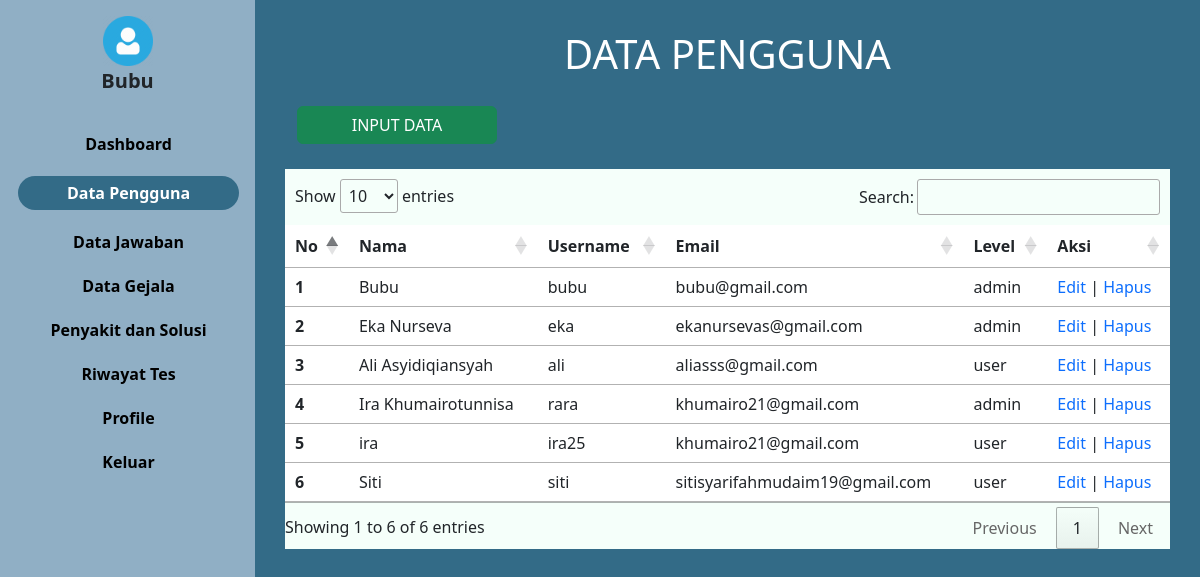
The page /pengguna.php (signed in) on the database as committed earlier.
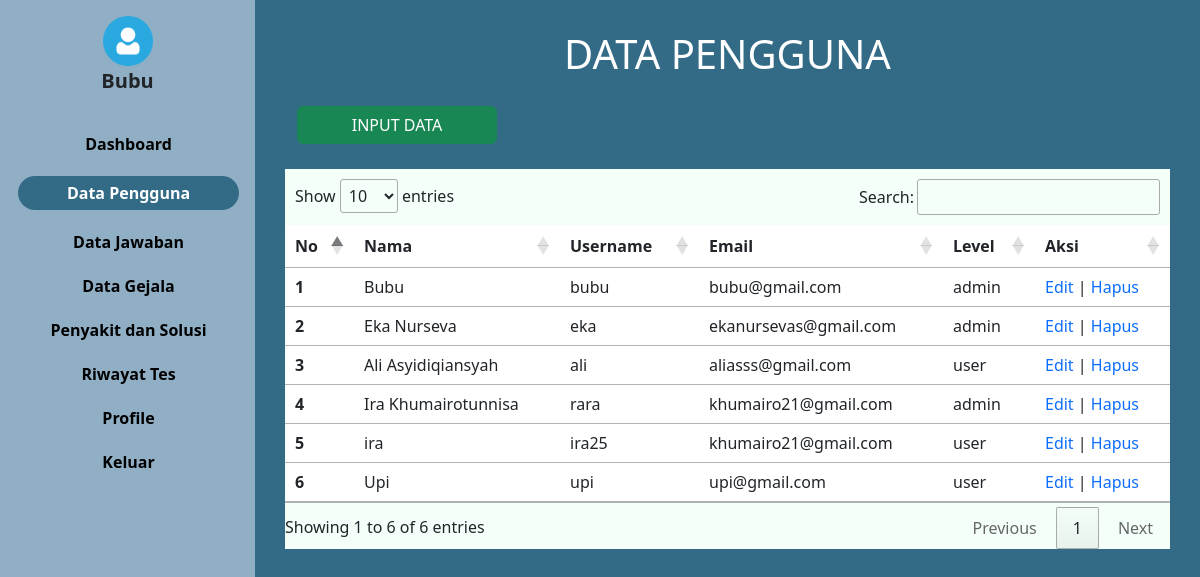
The same page on the database as committed later.
### tables this page shows
CREATE TABLE `user` (
  `iduser` int(15) NOT NULL,
  `username` varchar(30) NOT NULL,
  `password` varchar(100) NOT NULL,
  `nama` varchar(45) NOT NULL,
  `jk` char(2) NOT NULL,
  `tanggal_lahir` date NOT NULL,
  `email` varchar(30) NOT NULL,
  `level` varchar(10) NOT NULL,
  `foto` varchar(30) NOT NULL
);

### konek.php (called while the page is built, shortened)
<?php
$koneksi = mysqli_connect("localhost", "root", "", "mata");
function query($query)
{
    global $koneksi;
    $result = mysqli_query($koneksi, $query);
    $rows = [];
    while ($row = mysqli_fetch_assoc($result)) {
        $rows[] = $row;
    }
    return $rows;
}
function dekripsi($teks)
{
    $text = $teks;
    $kunci = 'mataRara';
    $key = hash('sha256', $kunci);
    $pkey = "123";
    $method = "aes-192-cfb1";
    $iv = substr(hash('sha256', $pkey), 0, 16);
    $dekripsi = base64_decode($text);
    $dekripsi = openssl_decrypt($dekripsi, $method, $key, 0, $iv);
    return $dekripsi;
}
?>

### pengguna.php (the view, shortened to what this page needs)
<?php
include("konek.php");
$id = dekripsi($_COOKIE['mataRara']);
$user = query("SELECT * FROM user WHERE iduser = $id")[0];
$data = query("SELECT * FROM user");
?>
<html lang="en">
<head>
  <link href="https://cdn.jsdelivr.net/npm/bootstrap@5.3.0/dist/css/bootstrap.min.css" rel="stylesheet"
>
  <link rel="stylesheet" href="https://cdn.datatables.net/1.13.4/css/jquery.dataTables.min.css">
  <link rel="stylesheet" href="style.css">
</head>
<body>
  <div class="main-container d-flex">
    <div class="sidebar px-3 pt-3">
      <div class="header pb-3">
        <img class="text-center" src="img/<?php echo $user['foto']; ?>"
          style="width: 50px; margin-right: auto; margin-left: auto; display: block;" alt="">
        <h5 class="offcanvas-title fw-bold text-center" style="margin-left: auto; font-size: 20px"
          id="offcanvasDarkLabel"><?php echo $user['nama']; ?></h5>
      </div>
      <ul>
        <li class=""> <a href="admin.php">Dashboard</a></li>
        <li class="active"><a href="pengguna.php">Data Pengguna</a></li>
        <li class=""> <a href="pertanyaan.php">Data Jawaban</a></li>
        <li class=""><a href="gejala.php">Data Gejala</a></li>
        <li class=""><a href="penyakit.php">Penyakit dan Solusi</a></li>
        <li class=""> <a href="riwayat.php">Riwayat Tes</a></li>
        <li class=""> <a href="profil.php">Profile</a></li>
        <li class=""> <a href="keluar.php">Keluar</a></li>
      </ul>
    </div>
    <div class="content" style="width: 100%;">
      <div class="container ">
        <h1 style="text-align:center; margin-top: 30px; color: white; padding: 0px 35px">DATA PENGGUNA</h1>
        <div class="row">
          <div class="col-6">
            <div class="input" style="margin-top: 20px">
              <a href="inputpengguna.php">
                <button class="btn btn-success" type="submit">INPUT DATA</button>
              </a>
            </div>
          </div>
        </div>
        <div class="row align-items-start text-center" style="margin-top: 15px">
          <table class="table" id="example">
            <thead>
              <tr>
                <th scope="col">No</th>
                <th scope="col">Nama</th>
                <th scope="col">Username</th>
                <th scope="col">Email</th>
                <th scope="col">Level</th>
                <th scope="col">Aksi</th>
              </tr>
            </thead>
            <tbody>
              <?php $i = 1;
              foreach ($data as $a):
                ?>
                <tr>
                  <th>
                    <?php echo $i; ?>
                  </th>
                  <td>
                    <?= $a['nama']; ?>
                  </td>
                  <td>
                    <?= $a['username']; ?>
                  </td>
                  <td>
                    <?= $a['email']; ?>
                  </td>
                  <td>
                    <?= $a['level']; ?>
                  </td>
                  <td>
                    <a style="text-decoration: none;" href="editpengguna.php?id= <?= $a['iduser']; ?>">Edit </a>
                    |
                    <a style="text-decoration: none;" href="delete_pengguna.php?id=<?= $a['iduser']; ?>"
                      onclick="return confirm('Apakah anda yakin ingin menghapus data?')">Hapus</a>
                  </td>
                </tr>
                <?php
                $i++;
              endforeach;
              ?>
            </tbody>
          </table>
        </div>
      </div>
    </div>
  </div>
</body>
</html>

Rows that differ between the two databases and show on the page:
removed user: nama "Siti", username "siti", email "sitisyarifahmudaim19@gmail.com", level "user"
added user: nama "Upi", username "upi", email "upi@gmail.com", level "user"
